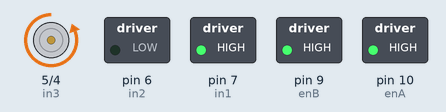
Bench run of a sketch on a simulated Arduino Uno, built with avr-gcc and run on an emulated ATmega328P. Shown: motor-driver pin pairs drawn as motors (green arrow = first pin HIGH = forward, orange = second pin HIGH = backward, longer = more drive), switched loads named in the sketch (green lamp = pin HIGH).

Above: at 1.0 s.
At 2.5 s:
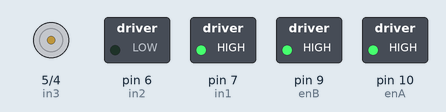
Timing chart, 0 to 3.5 s (numbered marks = the images above):
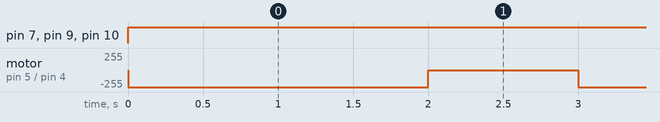

The sketch:

bridge_H_test.ino
```cpp
//motor A
int enA = 10;
int in1 = 7;
int in2 = 6;

//motor B
int enB = 9;
int in3 = 5;
int in4 = 4;


void setup() {
  pinMode(enA, OUTPUT);
  pinMode(enB, OUTPUT);
  pinMode(in1, OUTPUT);
  pinMode(in2, OUTPUT);
  pinMode(in3, OUTPUT);
  pinMode(in4, OUTPUT);
}

void demoA() {
  // liga motor A
  digitalWrite(in2, LOW);
  digitalWrite(in1, HIGH);
  analogWrite(enA, 255);


  // liga motor B
  digitalWrite(in4, HIGH);
  digitalWrite(in3, LOW);

  // regula velocidade (0~255)
  analogWrite(enB, 255);

  delay(2000);
  // desliga motor
  digitalWrite(in3, LOW);
  digitalWrite(in4, LOW);
}


void loop() {
  demoA();
  delay(1000);
}
```

Measured:
- by itself, pin 7 (in1), pin 9 (enB), pin 10 (enA): LOW → HIGH at 0.00 s
- by itself, motor on pin 5 (in3) / pin 4 (in4): alternates backward 255/255 for 2.0 s and stopped for 1.0 s
